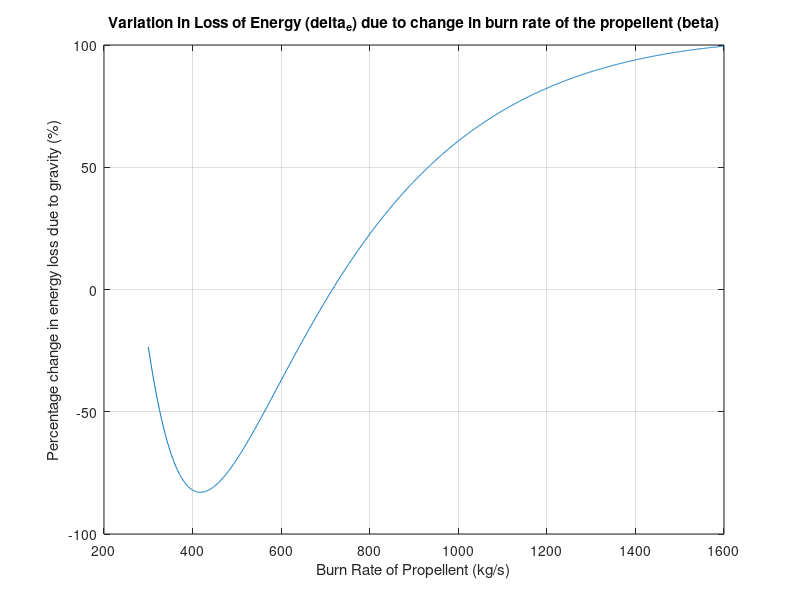

Source code (MATLAB):
%Design and Analysis of Launch Vehicle and Trajectory

%Computing and analyzing total energy loss due to gravity and drag in a ascent mission by varying burn rate of the propellent

m_0     = 80000;        %kg; total mass of the rocket
m_p     = 60000;        %kg; mass of the propellent
m_b     = m_0 - m_p;    %kg; burnout mass of the rocket
g_0     = 9.81;         %m/s^2; acceleration due to gravity at sea level
I_sp    = 300;          %sec; specific impulse of the rocket engine
ppf     = m_p/m_0;      %propellent fraction
beta    = (300:1:1600); %kg/s; burn rate of the propellent
rho     = 0.225;        %kg/m^3; averaged desnity at the terminal altitude
S_ref   = pi;           %m^2; Net surface area of the bluff body
c_d_0   = 1;            %drag coefficient of the body

%Calculating ideal burnout velocity of the rocket (m/s)
v_ideal = I_sp*g_0*log(m_0/m_b);

%Ideal energy generated by the rocket at terminal performance (J)
e_ideal = 0.5*(v_ideal)^2;

%Maximum possible terminal burnout velocity under the effect of gravity (m/s)
v_g     = v_ideal - g_0*(ppf*m_0./beta);

%Calculating total drag produced at the terminal end of the trajectory (N)
D       = 0.5*rho.*((v_g).^2)*S_ref*c_d_0;

%Deceleration on the rocket body at the terminal altitude (m/s^2)
a_D     = D/m_b;

%Average decelaration on the rocket body (m/s^2)
a_avg   = a_D/2;

%Maximum possible terminal burnout velocity under the effect of drag and gravity (m/s)
v_D     = v_g - a_avg.*(ppf*m_0./beta);

%Terminal altitude of the rocket achieved under the gravity (m)
h_g     = (((m_0*I_sp*g_0)./beta)*((1-ppf)*log(1-ppf)+ppf))-(0.5*g_0.*(ppf*m_0./beta).^2);

%Terminal altitude of the rocket achieved under the drag and gravity (m)
h_D     = h_g - (0.5*a_avg.*(ppf*m_0./beta).^2);

%Combined loss of energy due to drag and gravity (J)
delta_e = 0.5.*(v_ideal).^2 - 0.5.*(v_D).^2 - g_0.*h_D;

%Percentage change in total energy due to drag and gravity
e_per   = ((delta_e/e_ideal)*100);

plot(beta,e_per)
grid on
title('Variation in Loss of Energy (delta_e) due to change in burn rate of the propellent (beta)')
xlabel('Burn Rate of Propellent (kg/s)')
ylabel('Percentage change in energy loss due to gravity (%)')